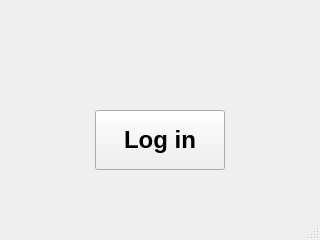
<?xml version="1.0" encoding="UTF-8"?>
<ui version="4.0">
 <class>MainWindow</class>
 <widget class="QMainWindow" name="MainWindow">
  <property name="geometry">
   <rect>
    <x>0</x>
    <y>0</y>
    <width>320</width>
    <height>240</height>
   </rect>
  </property>
  <property name="sizePolicy">
   <sizepolicy hsizetype="Fixed" vsizetype="Fixed">
    <horstretch>0</horstretch>
    <verstretch>0</verstretch>
   </sizepolicy>
  </property>
  <property name="minimumSize">
   <size>
    <width>320</width>
    <height>240</height>
   </size>
  </property>
  <property name="maximumSize">
   <size>
    <width>320</width>
    <height>240</height>
   </size>
  </property>
  <property name="windowTitle">
   <string>Login Window</string>
  </property>
  <widget class="QWidget" name="centralwidget">
   <widget class="QPushButton" name="pushButton">
    <property name="geometry">
     <rect>
      <x>95</x>
      <y>110</y>
      <width>130</width>
      <height>60</height>
     </rect>
    </property>
    <property name="font">
     <font>
      <pointsize>18</pointsize>
      <weight>75</weight>
      <bold>true</bold>
     </font>
    </property>
    <property name="text">
     <string>Log in</string>
    </property>
   </widget>
   <widget class="QLabel" name="label">
    <property name="geometry">
     <rect>
      <x>70</x>
      <y>0</y>
      <width>171</width>
      <height>91</height>
     </rect>
    </property>
    <property name="text">
     <string/>
    </property>
    <property name="pixmap">
     <pixmap>../../Desktop/vimeo-881495_150png_w960.png</pixmap>
    </property>
    <property name="scaledContents">
     <bool>true</bool>
    </property>
   </widget>
  </widget>
  <widget class="QStatusBar" name="statusbar"/>
 </widget>
 <resources/>
 <connections/>
</ui>
